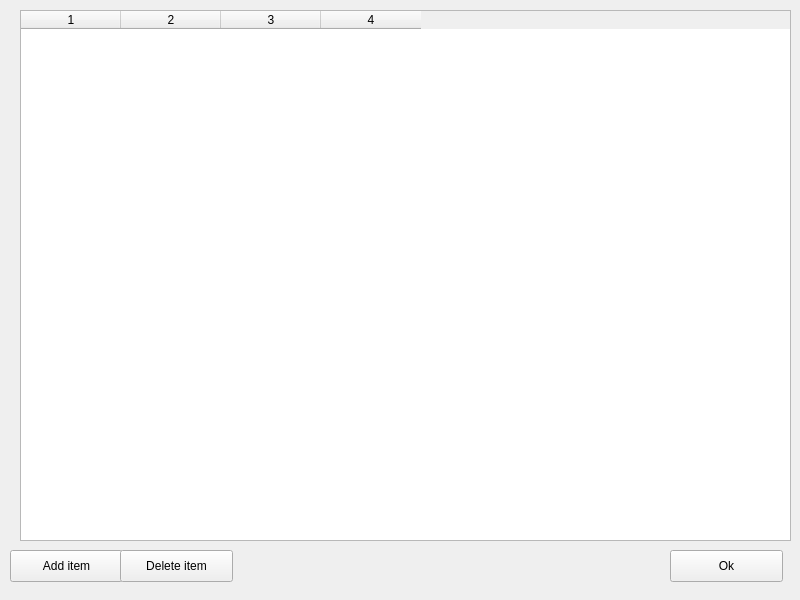
<?xml version="1.0" encoding="UTF-8"?>
<ui version="4.0">
 <class>MainWindow</class>
 <widget class="QMainWindow" name="MainWindow">
  <property name="geometry">
   <rect>
    <x>0</x>
    <y>0</y>
    <width>800</width>
    <height>600</height>
   </rect>
  </property>
  <property name="windowTitle">
   <string>MainWindow</string>
  </property>
  <widget class="QWidget" name="centralwidget">
   <widget class="QPushButton" name="okBtn">
    <property name="geometry">
     <rect>
      <x>670</x>
      <y>550</y>
      <width>113</width>
      <height>32</height>
     </rect>
    </property>
    <property name="text">
     <string>Ok</string>
    </property>
   </widget>
   <widget class="QTableWidget" name="termTable">
    <property name="geometry">
     <rect>
      <x>20</x>
      <y>10</y>
      <width>771</width>
      <height>531</height>
     </rect>
    </property>
    <property name="selectionBehavior">
     <enum>QAbstractItemView::SelectItems</enum>
    </property>
    <property name="rowCount">
     <number>0</number>
    </property>
    <property name="columnCount">
     <number>4</number>
    </property>
    <column/>
    <column/>
    <column/>
    <column/>
   </widget>
   <widget class="QPushButton" name="addRowBtn">
    <property name="geometry">
     <rect>
      <x>10</x>
      <y>550</y>
      <width>113</width>
      <height>32</height>
     </rect>
    </property>
    <property name="text">
     <string>Add item</string>
    </property>
   </widget>
   <widget class="QPushButton" name="deleteBtn">
    <property name="geometry">
     <rect>
      <x>120</x>
      <y>550</y>
      <width>113</width>
      <height>32</height>
     </rect>
    </property>
    <property name="text">
     <string>Delete item</string>
    </property>
   </widget>
  </widget>
 </widget>
 <resources/>
 <connections/>
</ui>
